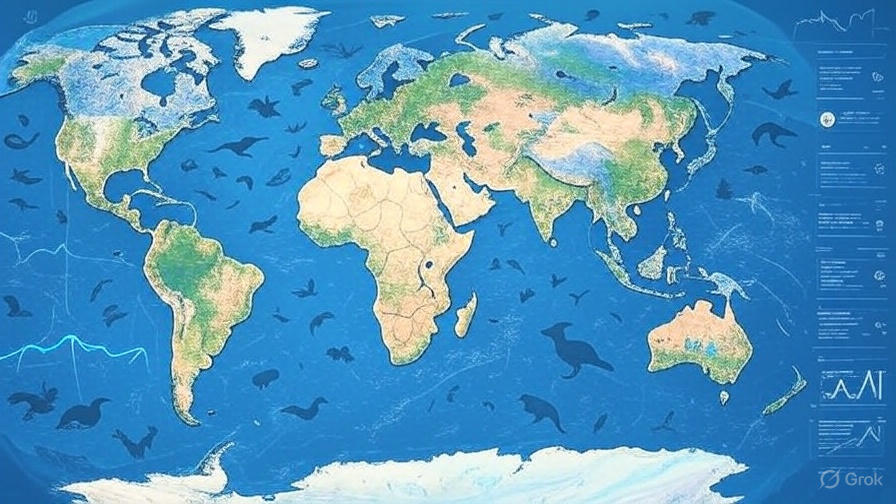
#> input picture assets/head_img1.jpg, 896 x 504 px
$ python -i data_preprocessing.py   (imports and definitions only)
#> lines starting #> are read from the running program, lines starting #| are printed output that depends on the picture
"""
Core data preprocessing utilities for geospatial models
Provides common functionality for loading, cleaning, and formatting data
across different model implementations.
"""

import numpy as np
import pandas as pd
import rasterio
from rasterio.windows import Window
from rasterio.warp import calculate_default_transform, reproject, Resampling
import matplotlib.pyplot as plt
import seaborn as sns
from pathlib import Path
import logging
from typing import Tuple, List, Optional, Union, Dict, Any
from datetime import datetime
import warnings
# [4 lines not run here, left out]
logger = logging.getLogger(__name__)

class DataPreprocessor:
    """Core data preprocessing utilities for geospatial analysis"""

    def __init__(self, cache_dir: Optional[str] = None):
        """
        Initialize data preprocessor

        Args:
            cache_dir: Directory for caching preprocessed data
        """
        self.cache_dir = Path(cache_dir) if cache_dir else Path("cache")
        self.cache_dir.mkdir(exist_ok=True)

    # [93 lines left out: functions load_satellite_image, load_time_series_images, not called in this run]

    def preprocess_for_model(self,
                           image: np.ndarray,
                           target_size: Optional[Tuple[int, int]] = None,
                           model_type: str = "general") -> np.ndarray:
        """
        Preprocess image for specific model requirements

        Args:
            image: Input image array
            target_size: Target (height, width) for resizing
            model_type: Type of model (prithvi, satclip, yolo, etc.)

        Returns:
            Preprocessed image array
        """
        processed = image.copy()

        # Model-specific preprocessing
        if model_type.lower() == "prithvi":
            # PRITHVI expects specific input format
            if target_size:
                processed = self._resize_image(processed, target_size)
            # Ensure channel dimension is last
            if processed.ndim == 3 and processed.shape[0] < processed.shape[-1]:
                processed = np.transpose(processed, (1, 2, 0))

        elif model_type.lower() == "satclip":
            # SatCLIP expects 13-band input for Sentinel-2
            if target_size:
                processed = self._resize_image(processed, target_size)
            # Ensure channels first for PyTorch
            if processed.ndim == 3 and processed.shape[-1] < processed.shape[0]:
                processed = np.transpose(processed, (2, 0, 1))

        elif model_type.lower() == "yolo":
            # YOLO expects RGB format
            if processed.shape[0] > 3:  # Multi-spectral to RGB
                processed = processed[:3]  # Take first 3 bands
            if target_size:
                processed = self._resize_image(processed, target_size)

        logger.info(f"Preprocessed for {model_type}: {processed.shape}")
        return processed

    # [142 lines left out: functions _resize_image, create_patches, apply_cloud_mask, calculate_vegetation_indices, save_processed_data, load_processed_data and 1 more, not called in this run]

>>> import cv2
>>> picture = cv2.imread('../../assets/head_img1.jpg', cv2.IMREAD_GRAYSCALE)
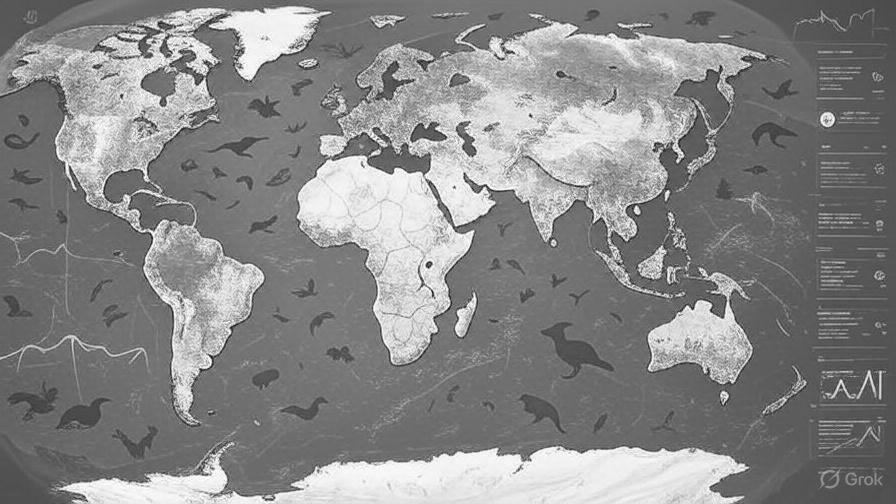
#> picture: shape (504, 896); min 21, max 255, mean 135.1
>>> result = DataPreprocessor().preprocess_for_model(picture)

$ run again, on assets/head_img2.jpg
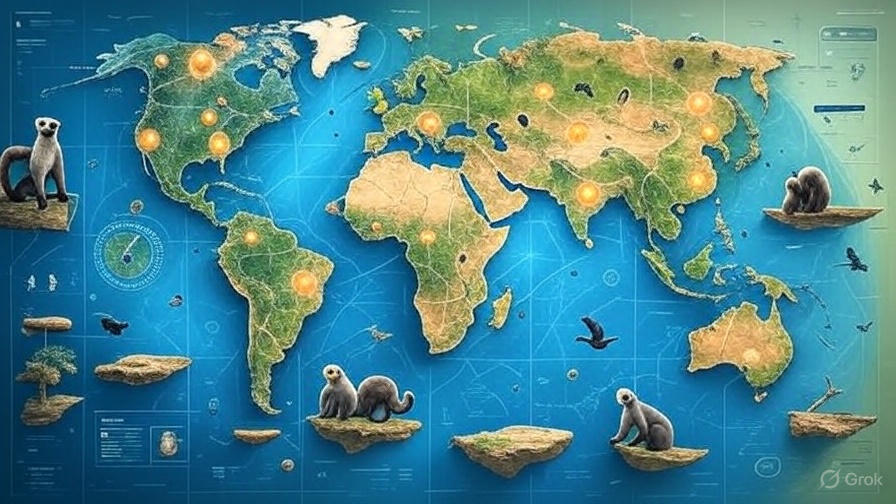
#> input picture assets/head_img2.jpg, 896 x 504 px
#> `picture = cv2.imread('../../assets/head_img1.jpg', cv2.IMREAD_GRAYSCALE)`:
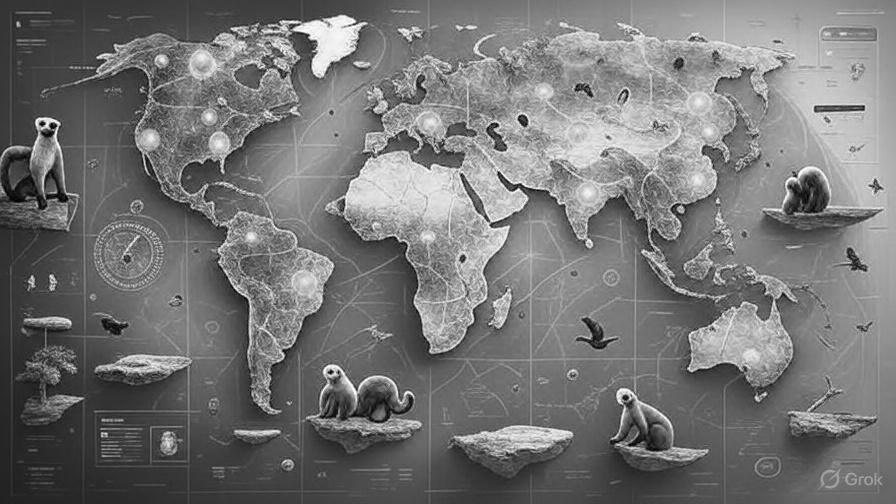
#> picture: shape (504, 896); min 0, max 255, mean 117.1

$ run again, on assets/head_img3.png
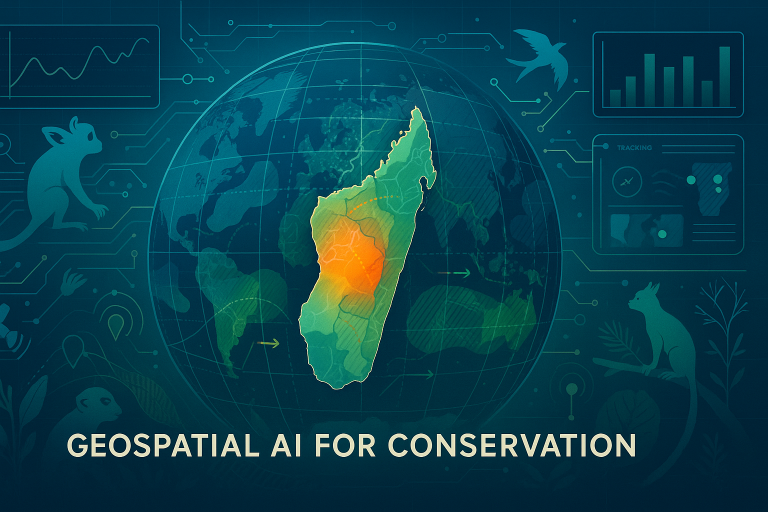
#> input picture assets/head_img3.png, 1536 x 1024 px (shown at 1/2 size)
#> `picture = cv2.imread('../../assets/head_img1.jpg', cv2.IMREAD_GRAYSCALE)`:
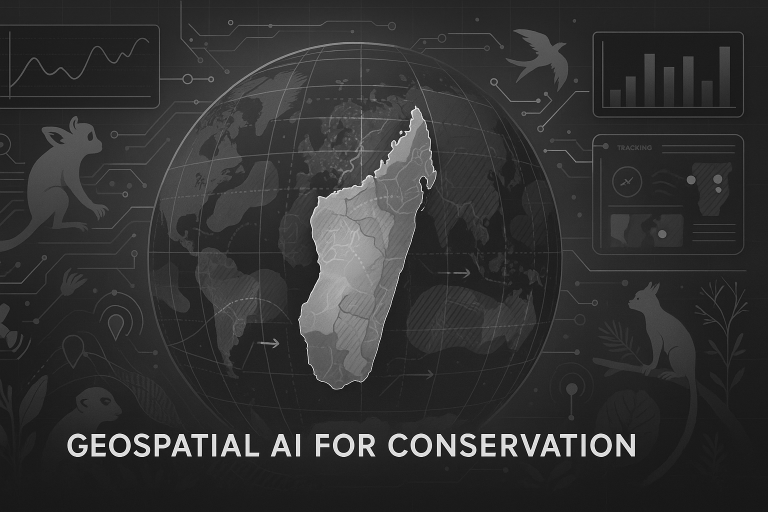
#> picture: shape (1024, 1536) (shown at 1/2 size); min 0, max 255, mean 49.7
